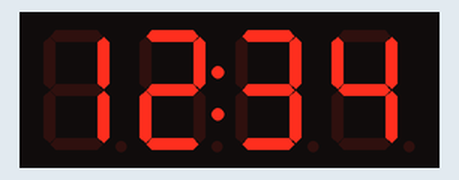
Bench run of a sketch on a simulated Arduino Uno, built with avr-gcc and run on an emulated ATmega328P. Parts: 4-digit seven-segment display.

Above: at 0.1 s.
At 2.1 s:
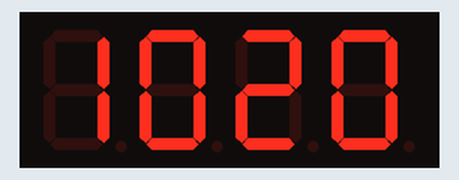
At 4.1 s:
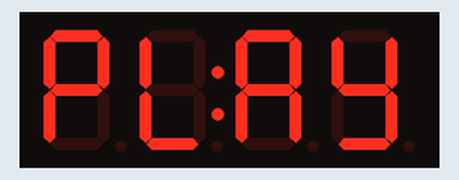
At 6.1 s:
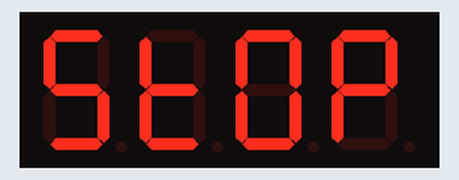

The sketch:

Display_colon-4digit.ino
```cpp
/*
Electronics Studio
@file Display_colon-4digit.ino
@date  23-04-2025
@url https:https: https://github.com/electronicsstudio
@url YouTube: https://www.youtube.com/@ElectronicsStudio-v7o/featured
*/

#include <TM1637.h>

// Instantiation and pins configurations
// Pin 3 -> DIO
// Pin 2 -> CLK
TM1637 tm(2, 3);

void setup() {
    tm.begin();
    tm.setBrightnessPercent(90);
}

// Function to toggle the colon state (on/off)
void toggleColon() {
    static bool colonState = false;
    if (colonState) {
        tm.colonOff(); // Turn colon off
    } else {
        tm.colonOn(); // Turn colon on
    }
    colonState = !colonState; // Toggle colonState for next iteration
}

void loop() {
    // Display Integers:
    tm.display(1234);
    toggleColon(); // Toggle colon state
    delay(2000); // Half-second delay for blinking effect

    // Display float:
    tm.display(1020);
    toggleColon(); // Toggle colon state
    delay(2000); // Half-second delay for blinking effect

    // Display String:
    tm.display("PLAY");
    toggleColon(); // Toggle colon state
    delay(2000); // Half-second delay for blinking effect

    tm.display("STOP");
    toggleColon(); // Toggle colon state
    delay(2000); // Half-second delay for blinking effect
}
```

Measured:
- by itself, everything shown: repeats every 8.1 s, in 4 steps
- what the display in image 1 shows lasts 2.1 s, from 2.0 s to 4.1 s
